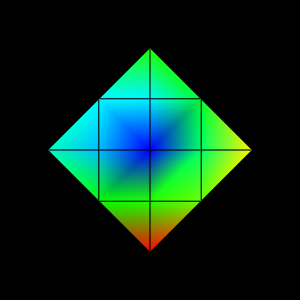

The script that drew this image:
#!/usr/bin/env python

# Read a binary AVS UCD file with temperature scalars and render with edge visibility.

import os

import vtkmodules.vtkInteractionStyle  # noqa: F401
import vtkmodules.vtkRenderingFreeType  # noqa: F401
import vtkmodules.vtkRenderingOpenGL2  # noqa: F401

from vtkmodules.vtkIOGeometry import vtkAVSucdReader
from vtkmodules.vtkRenderingCore import (
    vtkActor,
    vtkDataSetMapper,
    vtkRenderWindow,
    vtkRenderWindowInteractor,
    vtkRenderer,
)

# Source
data_dir = os.environ.get("VPE_DATA_DIR", os.path.dirname(os.path.abspath(__file__)))

# Read binary AVS UCD
ucd_reader = vtkAVSucdReader()
ucd_reader.SetFileName(os.path.join(data_dir, "cellsnd.bin.inp"))
ucd_reader.Update()

# Set active scalars
ucd_reader.GetOutput().GetPointData().SetActiveScalars("temperature")

# Mapper
dataset_mapper = vtkDataSetMapper()
dataset_mapper.SetInputData(ucd_reader.GetOutput())
dataset_mapper.ScalarVisibilityOn()
dataset_mapper.SetScalarRange(ucd_reader.GetOutput().GetPointData().GetScalars().GetRange())

# Actor
ucd_actor = vtkActor()
ucd_actor.SetMapper(dataset_mapper)
ucd_actor.GetProperty().EdgeVisibilityOn()

# Renderer
renderer = vtkRenderer()
renderer.AddActor(ucd_actor)
renderer.SetBackground(0, 0, 0)

# Render window
render_window = vtkRenderWindow()
render_window.AddRenderer(renderer)
render_window.SetWindowName("av sucd reader binary")
render_window.SetMultiSamples(0)
render_window.SetSize(300, 300)

# Interactor
interactor = vtkRenderWindowInteractor()
interactor.SetRenderWindow(render_window)

# Scene
renderer.ResetCamera()

interactor.Initialize()
interactor.Start()
